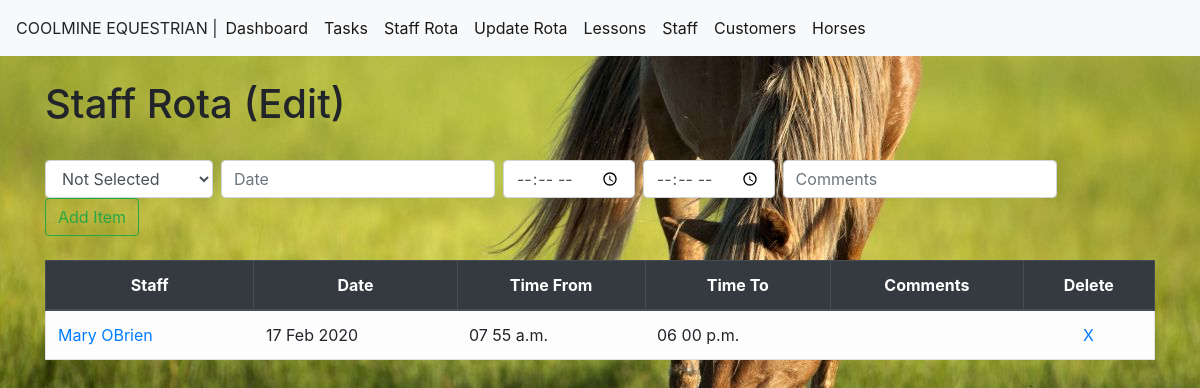
Page /rota on the earlier database version.
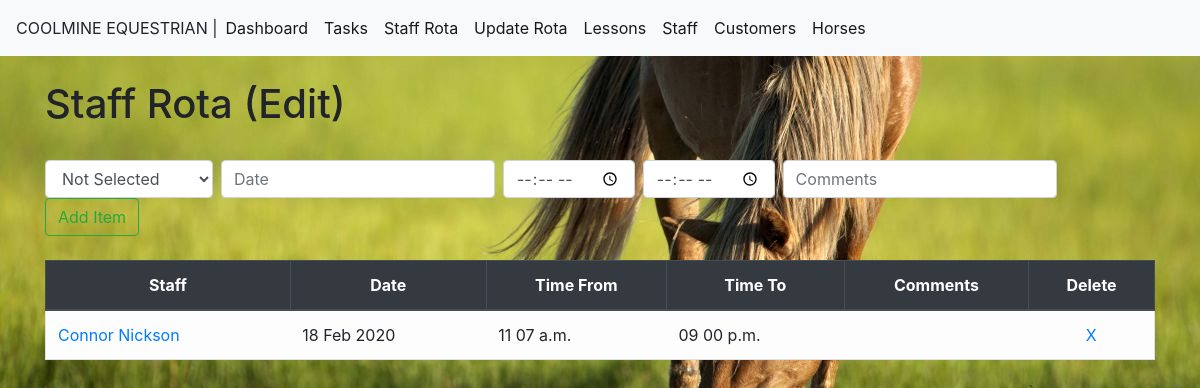
Same page on the later database version.
### module_task/models.py (models this page shows, shortened)
class RotaList(models.Model):
    rotastaffid = models.ForeignKey(StaffList,blank=True,null=True, on_delete=models.CASCADE,limit_choices_to={'termindate': None},)
    rotadate = models.DateField(auto_now_add=False, auto_now=False)
    timefrom = models.TimeField(auto_now_add=False, auto_now=False,blank=True,null=True)
    timeto = models.TimeField(auto_now_add=False, auto_now=False,blank=True,null=True)
    comments = models.CharField(max_length=100,blank=True)

class StaffList(models.Model):
    staffname= models.CharField(max_length=50)
    staffdob=models.DateField(blank=True, null=True)
    staffaddress= models.CharField(max_length=200,blank=True, null=True)
    staffemail= models.EmailField(blank=True, null=True)
    staffphone=models.CharField(max_length=30,blank=True, null=True)
    staffcontract = models.CharField(null=True,max_length=20)
    startdate=models.DateField(blank=True, null=True)
    termindate =models.DateField(blank=True, null=True)
    staffqual =models.CharField(max_length=250, blank=True,null=True)

### module_task/views.py (the view)
# urls.py: path('rota',views.rota, name='rota'),
def rota(request):
    if request.method == 'POST':
        form = RotaListForm(request.POST or None)
        form.save()
        all_rotas = RotaList.objects.all().order_by('rotadate','timefrom')
        all_staff = StaffList.objects.all
        messages.success(request, ('Rota item has been successfully added!'))
        return render(request,'rota.html',{'all_rotas': all_rotas,'all_staff': all_staff})
    else:
        all_rotas = RotaList.objects.all().order_by('rotadate','timefrom')
        all_staff = StaffList.objects.all
        return render(request,'rota.html',{'all_rotas': all_rotas,'all_staff': all_staff})

### module_task/templates/rota.html (shortened to what this page needs)
{%extends 'base.html'%}
{% block content %}
<body>
<h1> Staff Rota (Edit) </h1>
<form class="form-inline my-2 my-lg-0" method="POST">{% csrf_token %}
    <select class="form-control mr-sm-2" name="rotastaffid">
    <option value="" selected="selected">Not Selected</option>
   </select>
  <input class="form-control mr-sm-2" type="text" id="datepicker" placeholder="Date"  name="rotadate">
  <input class="form-control mr-sm-2" type="time" aria-label="Add" name="timefrom">
  <input class="form-control mr-sm-2" type="time" aria-label="Add" name="timeto">
  <input class="form-control mr-sm-2" type="add" placeholder="Comments" aria-label="Add" name="comments">
  <button class="btn btn-outline-success my-2 my-sm-0" type="submit">Add Item</button>
</form>
  {% if all_rotas %}
  <table class="table table-bordered">
    <thead class="thead-dark">
      <tr>
        <th scope="col">Staff</th>
        <th scope="col">Date</th>
        <th scope="col">Time From</th>
        <th scope="col">Time To</th>
        <th scope="col">Comments</th>
        <th scope="col">Delete</th>
      </tr>
    </thead>
    <tbody>
      {% for rotas in all_rotas %}
            <tr class="table table-borderless table-light" border-color>
              <td><a href="{% url 'editrota' rotas.id %}"> {{rotas.rotastaffid.staffname}}</a> </td>
              <td> {{rotas.rotadate|date:"d M Y"}} </td>
              <td> {{rotas.timefrom|time:"h i a"}} </td>
              <td> {{rotas.timeto|time:"h i a"}} </td>
              <td> {{rotas.comments}} </td>
              <td><center> <a href="{% url 'deleterota' rotas.id %}">X</a></center> </td>
            </tr>
      {% endfor %}
    </tbody>
  </table>
  {% endif %}
</body>
{% endblock %}

Differences in the rows shown:
removed RotaList: rotastaffid.staffname "Mary OBrien", rotadate "17 Feb 2020", timefrom "07 55 a.m.", timeto "06 00 p.m."
added RotaList: rotastaffid.staffname "Connor Nickson", rotadate "18 Feb 2020", timefrom "11 07 a.m.", timeto "09 00 p.m."
